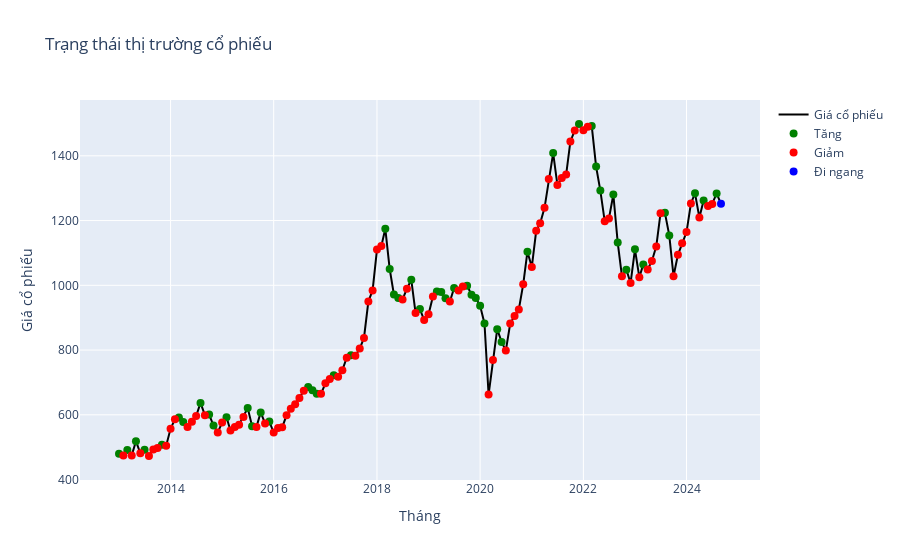

Here is the notebook cell this chart was saved with:
### Markdown cell above
### Market State Chart

### Code cell
df['Market_State'] = 'Đi ngang'
df.loc[df['Price'] > df['Price'].shift(1), 'Market_State'] = 'Tăng'
df.loc[df['Price'] < df['Price'].shift(1), 'Market_State'] = 'Giảm'

fig = go.Figure()

colors = {'Tăng': 'green', 'Giảm': 'red', 'Đi ngang': 'blue'}
fig.add_trace(go.Scatter(x=df['Date'], y=df['Price'], mode='lines', name='Giá cổ phiếu', line=dict(color='black')))

for state in colors.keys():
    filtered_df = df[df['Market_State'] == state]
    fig.add_trace(go.Scatter(x=filtered_df['Date'], y=filtered_df['Price'], mode='markers', name=state,
                             marker=dict(color=colors[state], size=8)))

fig.update_layout(title='Trạng thái thị trường cổ phiếu',
                  xaxis_title='Tháng',
                  yaxis_title='Giá cổ phiếu')

fig.show()
